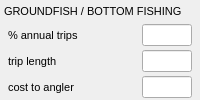
           <widget class="QWidget" native="1" name="widget_16" >
            <property name="font" >
             <font>
              <family>Tahoma</family>
              <pointsize>8</pointsize>
             </font>
            </property>
            <layout class="QVBoxLayout" name="verticalLayout_4" >
             <property name="spacing" >
              <number>4</number>
             </property>
             <property name="leftMargin" >
              <number>4</number>
             </property>
             <property name="topMargin" >
              <number>2</number>
             </property>
             <property name="rightMargin" >
              <number>4</number>
             </property>
             <property name="bottomMargin" >
              <number>2</number>
             </property>
             <item>
              <widget class="QLabel" name="label_16" >
               <property name="font" >
                <font>
                 <family>Tahoma</family>
                 <pointsize>8</pointsize>
                </font>
               </property>
               <property name="text" >
                <string>GROUNDFISH / BOTTOM FISHING</string>
               </property>
              </widget>
             </item>
             <item>
              <widget class="QWidget" native="1" name="widget_17" >
               <property name="font" >
                <font>
                 <family>Tahoma</family>
                 <pointsize>8</pointsize>
                </font>
               </property>
               <layout class="QHBoxLayout" name="horizontalLayout_13" >
                <property name="spacing" >
                 <number>4</number>
                </property>
                <property name="leftMargin" >
                 <number>4</number>
                </property>
                <property name="topMargin" >
                 <number>0</number>
                </property>
                <property name="rightMargin" >
                 <number>4</number>
                </property>
                <property name="bottomMargin" >
                 <number>0</number>
                </property>
                <item>
                 <widget class="QLabel" name="label_17" >
                  <property name="font" >
                   <font>
                    <family>Tahoma</family>
                    <pointsize>8</pointsize>
                   </font>
                  </property>
                  <property name="text" >
                   <string>% annual trips</string>
                  </property>
                 </widget>
                </item>
                <item>
                 <spacer name="horizontalSpacer_3" >
                  <property name="font" >
                   <font>
                    <family>Tahoma</family>
                    <pointsize>8</pointsize>
                   </font>
                  </property>
                  <property name="orientation" >
                   <enum>Qt::Horizontal</enum>
                  </property>
                  <property name="sizeHint" stdset="0" >
                   <size>
                    <width>40</width>
                    <height>20</height>
                   </size>
                  </property>
                 </spacer>
                </item>
                <item>
                 <widget class="QLineEdit" name="cpfv_target_groundfish" >
                  <property name="minimumSize" >
                   <size>
                    <width>50</width>
                    <height>0</height>
                   </size>
                  </property>
                  <property name="maximumSize" >
                   <size>
                    <width>50</width>
                    <height>16777215</height>
                   </size>
                  </property>
                  <property name="font" >
                   <font>
                    <family>Tahoma</family>
                    <pointsize>8</pointsize>
                   </font>
                  </property>
                 </widget>
                </item>
               </layout>
              </widget>
             </item>
             <item>
              <widget class="QWidget" native="1" name="widget_18" >
               <property name="font" >
                <font>
                 <family>Tahoma</family>
                 <pointsize>8</pointsize>
                </font>
               </property>
               <layout class="QHBoxLayout" name="horizontalLayout_14" >
                <property name="spacing" >
                 <number>4</number>
                </property>
                <property name="leftMargin" >
                 <number>4</number>
                </property>
                <property name="topMargin" >
                 <number>0</number>
                </property>
                <property name="rightMargin" >
                 <number>4</number>
                </property>
                <property name="bottomMargin" >
                 <number>0</number>
                </property>
                <item>
                 <widget class="QLabel" name="label_18" >
                  <property name="font" >
                   <font>
                    <family>Tahoma</family>
                    <pointsize>8</pointsize>
                   </font>
                  </property>
                  <property name="text" >
                   <string>trip length</string>
                  </property>
                 </widget>
                </item>
                <item>
                 <spacer name="horizontalSpacer_3" >
                  <property name="font" >
                   <font>
                    <family>Tahoma</family>
                    <pointsize>8</pointsize>
                   </font>
                  </property>
                  <property name="orientation" >
                   <enum>Qt::Horizontal</enum>
                  </property>
                  <property name="sizeHint" stdset="0" >
                   <size>
                    <width>40</width>
                    <height>20</height>
                   </size>
                  </property>
                 </spacer>
                </item>
                <item>
                 <widget class="QLineEdit" name="cpfv_trip_len_groundfish" >
                  <property name="minimumSize" >
                   <size>
                    <width>50</width>
                    <height>0</height>
                   </size>
                  </property>
                  <property name="maximumSize" >
                   <size>
                    <width>50</width>
                    <height>16777215</height>
                   </size>
                  </property>
                  <property name="font" >
                   <font>
                    <family>Tahoma</family>
                    <pointsize>8</pointsize>
                   </font>
                  </property>
                 </widget>
                </item>
               </layout>
              </widget>
             </item>
             <item>
              <widget class="QWidget" native="1" name="widget_19" >
               <property name="font" >
                <font>
                 <family>Tahoma</family>
                 <pointsize>8</pointsize>
                </font>
               </property>
               <layout class="QHBoxLayout" name="horizontalLayout_15" >
                <property name="spacing" >
                 <number>4</number>
                </property>
                <property name="leftMargin" >
                 <number>4</number>
                </property>
                <property name="topMargin" >
                 <number>0</number>
                </property>
                <property name="rightMargin" >
                 <number>4</number>
                </property>
                <property name="bottomMargin" >
                 <number>0</number>
                </property>
                <item>
                 <widget class="QLabel" name="label_19" >
                  <property name="font" >
                   <font>
                    <family>Tahoma</family>
                    <pointsize>8</pointsize>
                   </font>
                  </property>
                  <property name="text" >
                   <string>cost to angler</string>
                  </property>
                 </widget>
                </item>
                <item>
                 <spacer name="horizontalSpacer_3" >
                  <property name="font" >
                   <font>
                    <family>Tahoma</family>
                    <pointsize>8</pointsize>
                   </font>
                  </property>
                  <property name="orientation" >
                   <enum>Qt::Horizontal</enum>
                  </property>
                  <property name="sizeHint" stdset="0" >
                   <size>
                    <width>40</width>
                    <height>20</height>
                   </size>
                  </property>
                 </spacer>
                </item>
                <item>
                 <widget class="QLineEdit" name="cpfv_angler_cost_groundfish" >
                  <property name="minimumSize" >
                   <size>
                    <width>50</width>
                    <height>0</height>
                   </size>
                  </property>
                  <property name="maximumSize" >
                   <size>
                    <width>50</width>
                    <height>16777215</height>
                   </size>
                  </property>
                  <property name="font" >
                   <font>
                    <family>Tahoma</family>
                    <pointsize>8</pointsize>
                   </font>
                  </property>
                 </widget>
                </item>
               </layout>
              </widget>
             </item>
            </layout>
           </widget>
